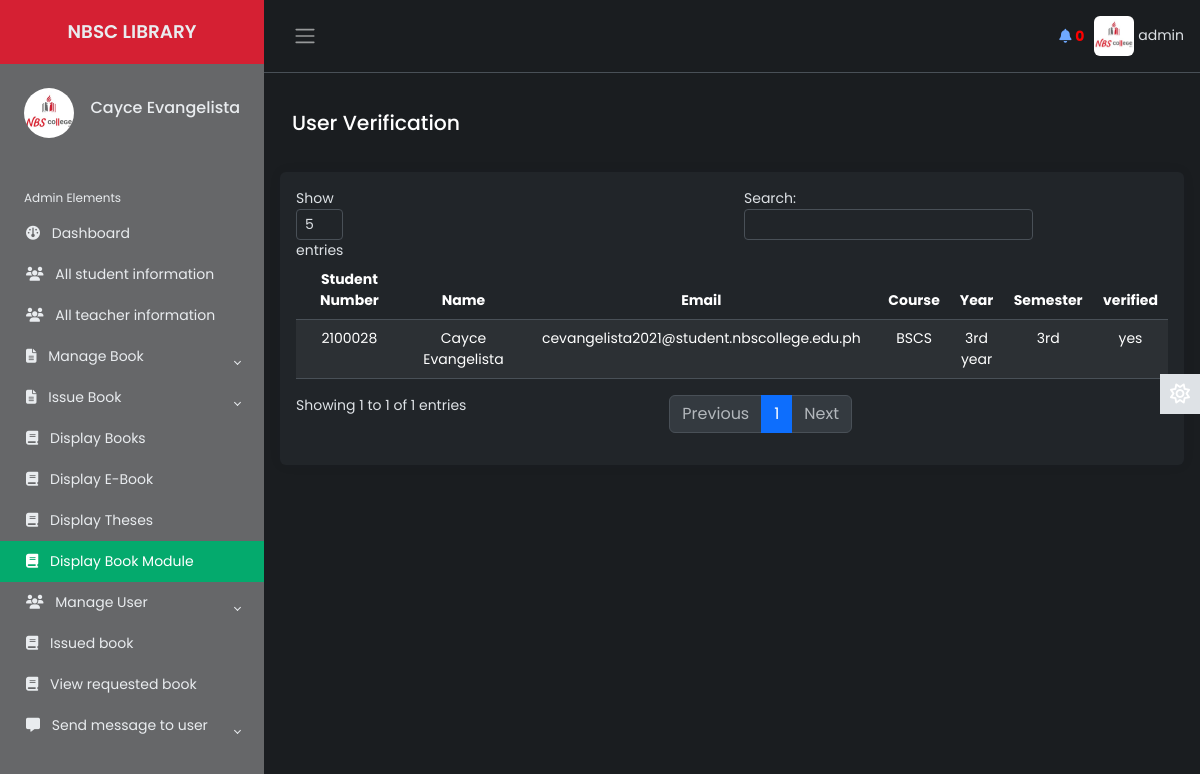
/Source/librarian/status.php (signed in), run on an earlier commit of the app's database.
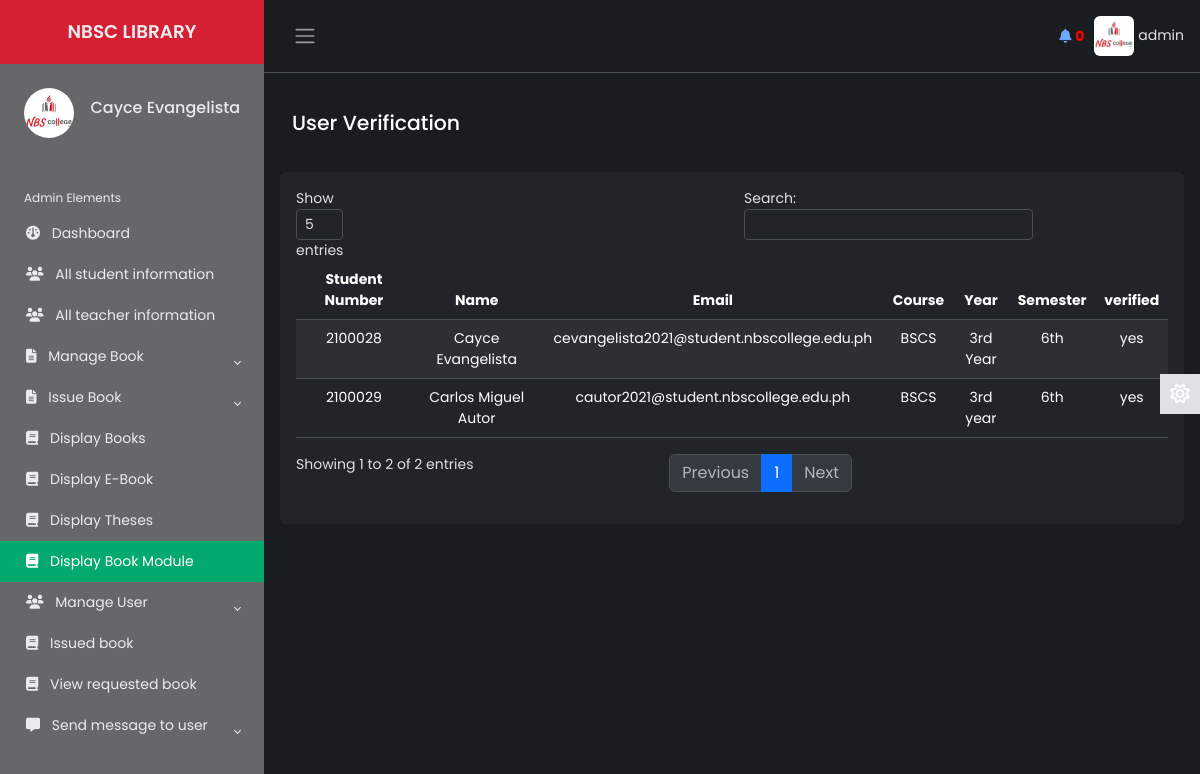
And on a later commit of the database.
### tables this page shows
CREATE TABLE `lib_registration` (
  `id` int(2) NOT NULL,
  `name` varchar(50) NOT NULL,
  `username` varchar(20) NOT NULL,
  `password` varchar(20) NOT NULL,
  `email` varchar(50) NOT NULL,
  `phone` varchar(20) NOT NULL,
  `address` varchar(100) NOT NULL,
  `photo` varchar(500) NOT NULL,
  `status` varchar(7) NOT NULL
);

CREATE TABLE `student` (
  `student_number` varchar(20) NOT NULL,
  `first_name` varchar(50) NOT NULL,
  `last_name` varchar(50) NOT NULL,
  `middle_name` varchar(50) NOT NULL,
  `email` varchar(50) NOT NULL,
  `course` varchar(10) NOT NULL,
  `year` varchar(20) NOT NULL,
  `semester` varchar(20) NOT NULL,
  `password` varchar(50) NOT NULL,
  `user_type` varchar(7) NOT NULL,
  `photo` varchar(500) NOT NULL,
  `status` varchar(7) NOT NULL,
  `vkey` varchar(255) NOT NULL,
  `verified` varchar(3) NOT NULL
);

### Source/librarian/status.php (the view, shortened to what the changed rows need)
        <?php
    include 'inc/header.php';
    include 'inc/connection.php';
 ?>
<main class="content px-3 py-2">
            <br>
            <div class="card border-0">
                        <div class="card-body">
                            <table class="table table-hover text-center table-striped" id="dtBasicExample">
                                <thead>
                                    <tr>
                                        <th scope="col">Student Number</th>
                                        <th scope="col">Name</th>
                                        <th scope="col">Email</th>
                                        <th scope="col">Course</th>
                                        <th scope="col">Year</th>
                                        <th scope="col">Semester</th>
                                        <th scope="col">verified</th>
                                    </tr>
                                </thead>
                                <tbody>
                                           <?php
                                                $res= mysqli_query($link, "select * from student ORDER BY student_number DESC");
                                                while ($row=mysqli_fetch_array($res)) {
                                                    echo "<tr>";
                                                    echo "<td>"; echo $row["student_number"]; echo "</td>";
                                                    echo "<td>"; echo $row["first_name"]; "<td>"; echo " "; echo $row["last_name"]; echo "</td>";
                                                    echo "<td>"; echo $row["email"]; echo "</td>";
                                                    echo "<td>"; echo $row["course"]; echo "</td>";
                                                    echo "<td>"; echo $row["year"]; echo "</td>";
                                                    echo "<td>"; echo $row["semester"]; echo "</td>";
                                                    echo "<td>"; echo $row["verified"]; echo "</td>";
                                                    echo "</tr>";
                                                }
                                             ?>
                                       </tbody>
                            </table>
                        </div>
                    </div>
            </main>

### Source/librarian/inc/header.php (shortened to what the changed rows need)
<?php
    include 'inc/connection.php';
 ?>
<!DOCTYPE html>
<html lang="en" data-bs-theme="dark">
<head>
    <link href="https://cdn.datatables.net/v/dt/jszip-3.10.1/dt-2.0.3/b-3.0.1/b-html5-3.0.1/b-print-3.0.1/datatables.min.css" rel="stylesheet">
    <link href="https://cdn.jsdelivr.net/npm/bootstrap@5.3.3/dist/css/bootstrap.min.css" rel="stylesheet">
    <link rel="stylesheet" href="inc/css/custom1.css">
    <link rel="stylesheet" href="inc/css/animate.css">
</head>
<body>
    <div class="wrapper">
    <aside id="sidebar" class="js-sidebar">
            <div class="h-100">
                <ul class="sidebar-nav">
                    <li class="sidebar-header">
                        <span>
                        <?php
                            $res = mysqli_query($link, "select * from lib_registration where username='".$_SESSION['username']."'");
                            while ($row = mysqli_fetch_array($res)){
                                ?><img src="<?php echo $row["photo"]; ?> " height="50px" width="50px" alt="something wrong" class="rounded-circle"></a> <?php
                            }
                        ?>
                        </span>
                        <h6 style="float: right; margin-top: 10px;">
							<?php
								$res = mysqli_query($link, "select * from lib_registration where username='".$_SESSION['username']."'");
								while ($row = mysqli_fetch_array($res)){
								$name  =  $row["name"];
								echo $name;
								}
							?>
            			</h6>
                    </li>
                    <br>
                </ul>
            </div>
        </aside>
        <div class="main">
            <nav class="navbar navbar-expand px-3 border-bottom">
                <div class="navbar-collapse navbar">
                        <li class="nav-item dropdown">
								<?php
                                     $res = mysqli_query($link, "select * from lib_registration where username='".$_SESSION['username']."'");
                                     while ($row = mysqli_fetch_array($res)){
                                         ?><a href="#" data-bs-toggle="dropdown" class="nav-icon pe-md-0" style="color: inherit;"><img src="<?php echo $row["photo"]; ?>" alt=""class="avatar img-fluid rounded"> <span><?php echo $_SESSION["username"]; ?></span></a> <?php
                                     }
                                ?>
                        </li>
                </div>
            </nav>
</body>
</html>

What changed in the data, as far as the page shows it:
added student: student_number "2100029", first_name "Carlos Miguel", last_name "Autor", email "cautor2021@student.nbscollege.edu.ph", course "BSCS", year "3rd year", semester "6th", verified "yes"
changed student "Cayce": year "3rd year" → "3rd Year"; semester "3rd" → "6th"
Also different on the page:
text written by a page script: "Show entries Search: Showing 1 to 1 of 1 entries Previous 1 Next" → "Show entries Search: Showing 1 to 2 of 2 entries Previous 1 Next"
